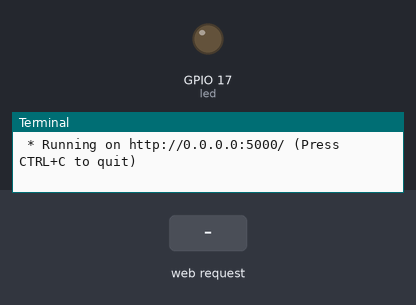
The program below on a simulated Raspberry Pi (BCM pin numbers). On the bench: output pins drawn as LEDs (lit = HIGH), the last lines printed to the terminal. The test bench sets the inputs (shaded band). The clock reads 2024-03-15 10:24:30 at power-on unless the program sets it.

Above: at 1.2 s.
1.3 s: HTTP request for /led/on received
At 1.6 s:
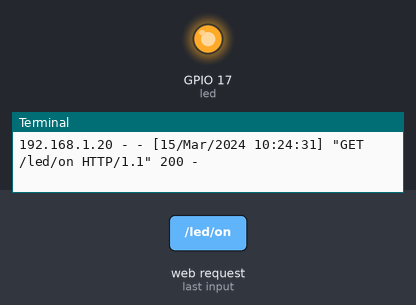
4.3 s: HTTP request for /led/off received
At 5.0 s:
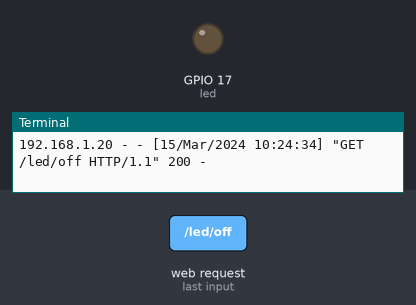
Timing chart, 0 to 7.3 s (numbered marks = the images above; inputs shaded):
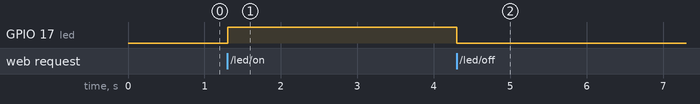

Measured:
- after the input at 1.3 s, GPIO 17 (led): LOW → HIGH at once
- after the input at 4.3 s, GPIO 17 (led): HIGH → LOW at once

The program:

wifi_stoplight.py
```python
from flask import Flask, render_template
from gpiozero import LED

app = Flask(__name__)

led = LED(17)

@app.route("/")
def index():
    return render_template("index.html")

@app.route("/led/<action>")
def led_control(action):
    if action == "on":
        led.on()
    elif action == "off":
        led.off()
    return f"LED turned {action}"

if __name__ == "__main__":
    app.run(host="0.0.0.0", debug=True, use_reloader=False)
```
